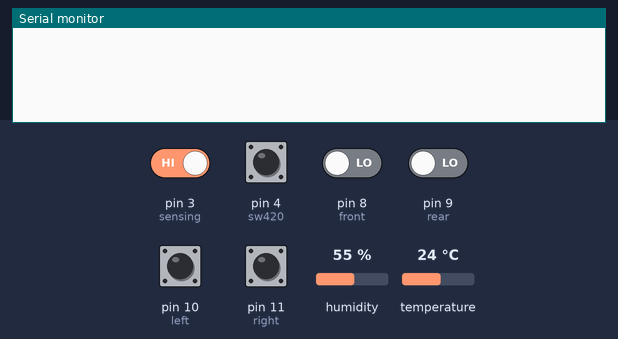
Bench run of a sketch on a simulated Arduino Uno, built with avr-gcc and run on an emulated ATmega328P. On the bench: the last lines printed to the serial monitor. The test bench sets the inputs (shaded band); at power-on: pin 3 (sensing), pin 4 (sw420) HIGH, pin 8 (front), pin 9 (rear), pin 10 (left), pin 11 (right) LOW, humidity 55 %, temperature 24 °C.

Above: at 2.0 s.
2.1 s: pin 3 (sensing) driven LOW
At 5.4 s:
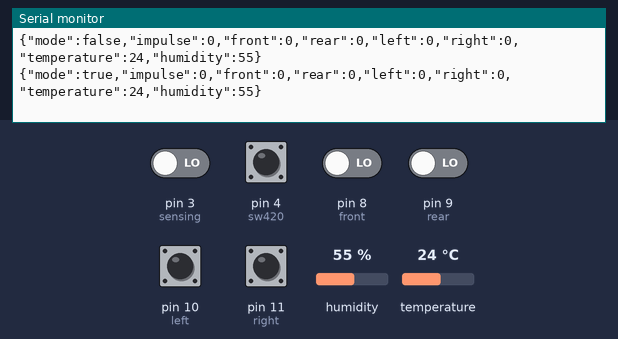
5.7 s: humidity set to 22 %
At 7.0 s:
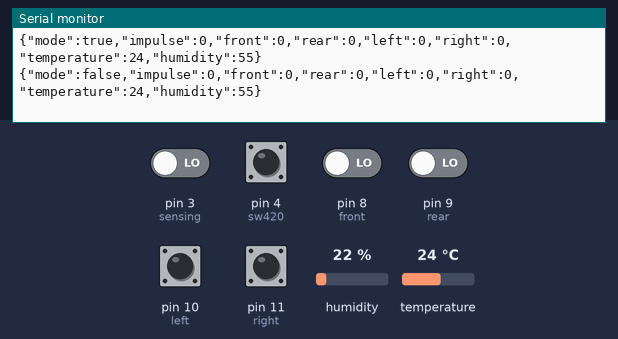
7.2 s: pin 8 (front) driven HIGH
8.7 s: pin 9 (rear) driven HIGH
At 8.7 s:
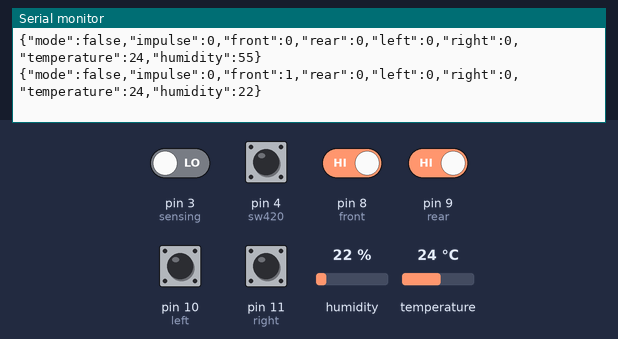
10.2 s: pin 10 (left) pulled HIGH for 1 s
At 11.2 s:
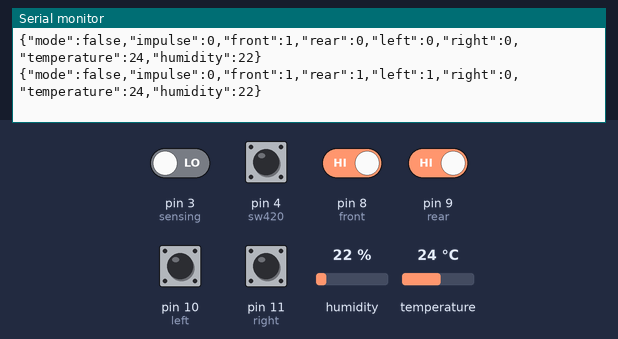
12.7 s: pin 11 (right) pulled HIGH for 0.3 s
At 13.8 s:
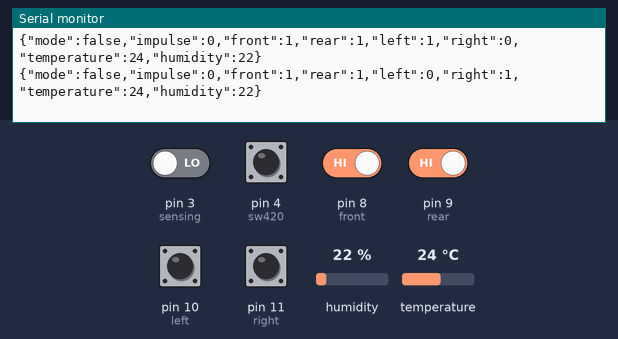

Measured:
- after the input at 2.1 s, the serial monitor: prints a new line after 2.2 s (image 1)
- after the input at 10.2 s, the serial monitor: prints a new line after 0.57 s (image 4)
- after the input at 12.7 s, the serial monitor: prints a new line after 0.23 s (image 5)

The sketch:

interrupt.ino
```cpp
#include <DHT11.h>
#include <ArduinoJson.h>

int sensing = 3;
int sw420 = 4;
int front = 8;
int rear = 9;
int left = 10;
int right = 11;
int dht11_pin = 7;
bool interrupt = false;
float temp = 0;
float humi = 0;

DHT11 dht11(dht11_pin);
StaticJsonBuffer<500> jsonBuffer;
JsonObject& root = jsonBuffer.createObject();

void setup() {
  pinMode(sw420, INPUT);
  pinMode(sensing, INPUT_PULLUP);
  attachInterrupt(digitalPinToInterrupt(sensing), is_interrupt, FALLING);
  Serial.begin(9600);
}

void loop() {
  dht11_initialize();
  bool mode = false;

  if (interrupt) {
    interrupt = false;
    detachInterrupt(digitalPinToInterrupt(sensing));
    mode = true;
    attachInterrupt(digitalPinToInterrupt(sensing), is_interrupt, FALLING);
  }
  jsonSend(mode);
}

void is_interrupt() {
  interrupt = true;
}

long sw420_initialize() {
  delay(100);
  long measurement = pulseIn(sw420, HIGH);
  return measurement;
}

void dht11_initialize() {
  int err;
  if((err=dht11.read(humi, temp))==0) {}
  delay(DHT11_RETRY_DELAY);
}

void jsonSend(bool mode) {
  root["mode"] = mode;
  root["impulse"] = sw420_initialize();
  root["front"] = digitalRead(front);
  root["rear"] = digitalRead(rear);
  root["left"] = digitalRead(left);
  root["right"] = digitalRead(right);
  root["temperature"] = temp;
  root["humidity"] = humi;
  root.printTo(Serial);
  Serial.println();
}
```
